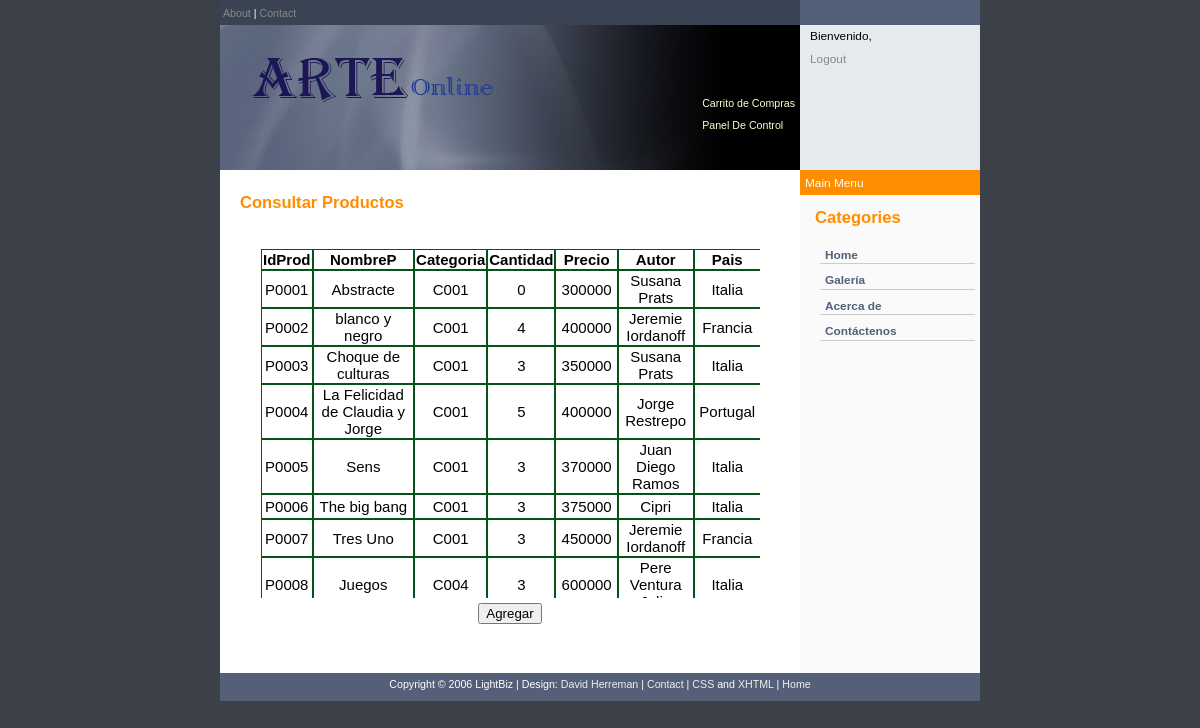
The app's page /consultarproductos.php (signed in) with its own data.
### tables this page shows
CREATE TABLE `producto` (
  `IdProd` varchar(45) NOT NULL,
  `NombreP` varchar(45) NOT NULL,
  `Categoria` varchar(45) NOT NULL,
  `Cantidad` int(10) unsigned NOT NULL,
  `Precio` int(10) unsigned NOT NULL,
  `Autor` varchar(45) NOT NULL,
  `Pais` varchar(45) NOT NULL,
  `Dimensiones` varchar(45) NOT NULL,
  `Imagen` varchar(45) NOT NULL,
  `Tecnica` varchar(45) NOT NULL,
  `Soporte` varchar(45) NOT NULL,
  PRIMARY KEY (`IdProd`),
  KEY `Categoria` (`Categoria`)
);

### consultarproductos.php (the view, shortened to what this page needs)
<?php
include("includes/local.settings.php");
?>
<!DOCTYPE html PUBLIC "-//W3C//DTD XHTML 1.0 Transitional//EN" "http://www.w3.org/TR/xhtml1/DTD/xhtml1-transitional.dtd">
<html xmlns="http://www.w3.org/1999/xhtml">
<head>
</head>
<body>
<div class="content">
  <div class="rside">
    <div class="topmenu"></div>
    <div class="loginbox">
      <div class="padding">
      <body>
      <?php
	  echo "Bienvenido, " . $_SESSION['nombreC']. "<br /><a href= \"index.php\">Logout</a>";
        ?>
      </div>
    </div>
    <div class="topmain">Main Menu</div>
    <div class="menu">
      <h2>Categories</h2>
      <div class="nav">
        <ul>
          <li><a href="index2.php">Home</a></li>
          <li><a href="gallery.php">Galer&iacute;a</a></li>
          <li><a href="acercade.php">Acerca de </a></li>
          <li><a href="contactenos.php">Cont&aacute;ctenos</a></li>
        </ul>
        <br />
    </div>
      </div>
  </div>
  <div class="lside">
    <div class="topmenu"> &nbsp;<a href="http://www.free-css.com/">About</a> | <a href="http://www.free-css.com/">Contact</a> </div>
    <div class="header">
      <div class="padding">
        <div class="citation">
          <p align="left"><a href="vercarrito.php" class="style1"> Carrito de Compras</a></p>
          <p align="left"><a href="paneldecontrol.php" class="style1">Panel De Control </a></p>
        </div>
        <h1>&nbsp;</h1>
      </div>
    </div>
    <div class="main">
      <h2>Consultar Productos</h2>
      <h2>&nbsp;</h2>
      <div align="center">
        <p>
          <?php
$conexion = mysql_connect($host,$username,$password);
$query = "select * from producto";
$result = mysql_query($query,$conexion);
$resultStr = $resultStr.'<div id="prodListPanel"><table id="prodListTable" cellspacing="0px">
            	<tr>
                	<th>IdProd</th>
                    <th>NombreP</th>
                    <th>Categoria</th>
                    <th>Cantidad</th>
					<th>Precio</th>
					<th>Autor</th>
					<th>Pais</th>
					<th>Dimensiones</th>
					<th>Tecnica</th>
					<th>Soporte</th>
					<th>Eliminar</th>
				</tr>';
if(mysql_num_rows($result)>0){
					while($row = mysql_fetch_array($result)){
						$resultStr = $resultStr . "<tr>";
						$resultStr = $resultStr . 	"<td>" . $row['IdProd'] . "</td>";
						$resultStr = $resultStr .     "<td>" . $row['NombreP'] . "</td>";
						$resultStr = $resultStr .     "<td>" . $row['Categoria'] . "</td>";
						$resultStr = $resultStr .     "<td>" . $row['Cantidad'] . "</td>";
						$resultStr = $resultStr .     "<td>" . $row['Precio'] . "</td>";
						$resultStr = $resultStr .     "<td>" . $row['Autor'] . "</td>";
						$resultStr = $resultStr .     "<td>" . $row['Pais'] . "</td>";
						$resultStr = $resultStr .     "<td>" . $row['Dimensiones'] . "</td>";
						$resultStr = $resultStr .     "<td>" . $row['Tecnica'] . "</td>";
						$resultStr = $resultStr .     "<td>" . $row['Soporte'] . "</td>";
						$resultStr = $resultStr . '<td><a href="consultarproductos.php?d=1&e='.$row['IdProd'].'">x</td>';
						$resultStr = $resultStr . "</tr>";
					}
					$resultStr = $resultStr . '</table></div>';
					echo $resultStr;
				}
?>
        </p>
		<form id="form2 name="form2" method="post" action="" target="" enctype="application/x-www-form-urlencoded">
        <p><span class="campo">
          <input type="submit" name="agregar" id="agregar" value="Agregar" />
        </span> </p>
		</form>
      </div>
      <p><br />
      </p>
    </div>
  </div>
  <div class="footer"> Copyright &copy; 2006 LightBiz | Design: <a href="http://www.free-css-templates.com">David Herreman</a> | <a href="http://www.free-css.com/">Contact</a> | <a href="http://jigsaw.w3.org/css-validator/check/referer">CSS</a> and <a href="http://validator.w3.org/check?uri=referer">XHTML</a> | <a href="http://www.free-css.com/">Home</a> </div>
</div>
</body>
</html>

### images/style.css (style rules this page uses)
body { margin:0 0; padding:0; color:#FF8D66; line-height: 1.4em; background : #3C4049; font-family: Arial, Sans-Serif; font-size: 74%; }
.content { color: #505050; margin: 0 auto; padding: 0; width: 760px; background: #FAFAFA; }
.lside { background: #FFF; color: #000; width: 580px; float: left; }
.lside .topmenu { background: #3A4354; color: #FFF; width: 580px; height: 15px; padding: 5px 0 5px 0px; font-size: 90%; }
.lside .header { background: #546078 url(header.jpg) no-repeat; width: 580px; height: 145px; color: #FF8D00; }
.lside .header .padding { padding: 30px 0 0 35px; color: #FFF; }
.lside .header .citation { color : #EEE; font-size: 90%; float: right; text-align: right; padding-top: 40px; padding-right: 5px; padding-bottom: 0px; padding-left: 10px; }
.lside .main { background: #FFF; color: #FF8D00; padding: 15px 20px 15px 20px; }
.rside { background: #000; color: #000; width: 180px; float: right; clear: both; }
.rside .topmenu { background: #546078; height: 15px; color: #FFF; text-align: right; padding: 5px 5px 5px 0px; }
.rside .loginbox { background: #E6E9EE; height: 145px; color: #000; margin: 0; padding: 0px; }
.rside .loginbox .padding { padding: 0px 10px 0px 10px; line-height: 1.9em; margin: 0; }
.rside .topmain { background: #FF8D00; height: 15px; color: #FFF; padding: 5px; }
.rside .menu { background: #FAFAFA; padding: 5px; color: #333; }
.rside .menu h2 { color: #FF8D00; padding-left: 10px; }
.nav { clear: both; text-align: left; color: #7D8085; padding: 5px 0 0 0; }
.nav li { font-weight: bold; margin: 0 0 8px 0; padding: 0 0 0 5px; border-bottom: 1px solid #ccc; }
.nav li a { color: #546078; text-decoration: none; }
.footer { clear:both; width: 760px; padding-top: 3px; height: 25px; color:#FFF; font-size:90%; background: #546078; text-align:center; }
.footer a { color: #eee; }
p { margin: 0 0 5px 0; padding: 0; color: #888; background: inherit; }
a { color: #888; background: inherit; text-decoration:none; }
h1 { padding:0; margin:0; color: #FFF; background: inherit;font: bold 1.8em Arial, Sans-Serif; letter-spacing: -1px; }
h2 { background-color: inherit; color:#FF8D00; font-size:140%; font-weight:bold; margin: 10px 0 10px 0; padding:0; }
ul { margin: 5px 0 20px 15px; padding : 0; list-style : none; }
li { list-style-type: none; color: #F29900; margin: 0 0 0px 0; padding: 0 0 0 0px; }
li a { color: #546078; }
#prodListPanel { width:500px; height:350px; display:block; margin:10px auto 0px; overflow:auto; }
table { width:70%; height:auto; margin:auto; border:1px solid #FFFFFF; text-align:center; font-size: 15px; }
table th { background-color:#FFFFFF; color:#000000; border:1px solid #075217; }
table td { height:25px; background-color:#FFFFFF; color:#000000; border:1px solid #075217; }

### consultarproductos.php (style rules this page uses)
.style1 { color: #FFFFCC }

### records on screen
producto: IdProd "P0001", NombreP "Abstracte", Categoria "C001", Cantidad "0", Precio "300000", Autor "Susana Prats", Pais "Italia"
producto: IdProd "P0002", NombreP "blanco y negro", Categoria "C001", Cantidad "4", Precio "400000", Autor "Jeremie Iordanoff", Pais "Francia"
producto: IdProd "P0003", NombreP "Choque de culturas", Categoria "C001", Cantidad "3", Precio "350000", Autor "Susana Prats", Pais "Italia"
producto: IdProd "P0004", NombreP "La Felicidad de Claudia y Jorge", Categoria "C001", Cantidad "5", Precio "400000", Autor "Jorge Restrepo", Pais "Portugal"
producto: IdProd "P0005", NombreP "Sens", Categoria "C001", Cantidad "3", Precio "370000", Autor "Juan Diego Ramos", Pais "Italia"
producto: IdProd "P0006", NombreP "The big bang", Categoria "C001", Cantidad "3", Precio "375000", Autor "Cipri", Pais "Italia"
producto: IdProd "P0007", NombreP "Tres Uno", Categoria "C001", Cantidad "3", Precio "450000", Autor "Jeremie Iordanoff", Pais "Francia"
producto: IdProd "P0008", NombreP "Juegos", Categoria "C004", Cantidad "3", Precio "600000", Autor "Pere Ventura…", Pais "Italia"
